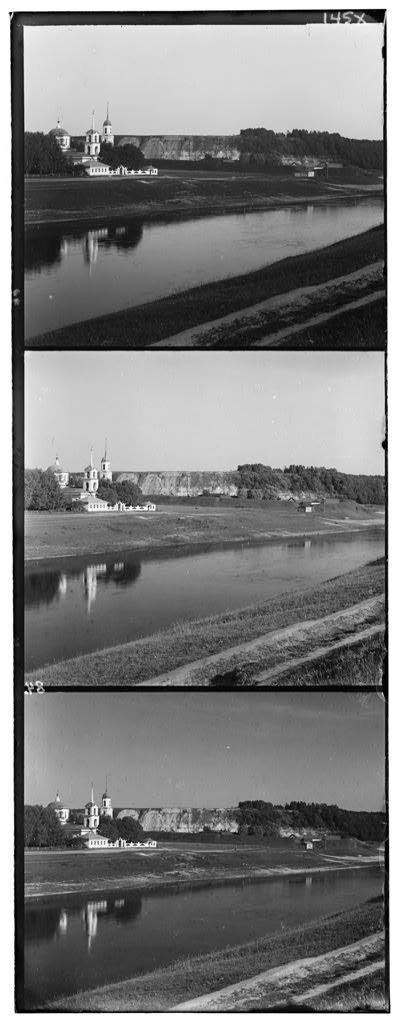
#> input picture MP1/part2/input/00125v.jpg, 400 x 1024 px, found by its file name; its folder holds only this picture in this run
$ python main3.py   (older library calls are emulated)
#> lines starting #> are read from the running program, lines starting #| are printed output that depends on the picture
import cv2
import numpy as np
import os
import time
import csv
# Read the image

# Get image dimensions and split into color channels


def laplace_of_gaussian(image, sigma=0.01):
    """Apply a Laplacian of Gaussian filter to an image."""
    # First, apply a Gaussian blur
    blurred = cv2.GaussianBlur(image, (5, 5), sigma)
    # Then apply the Laplacian filter
    log_image = cv2.Laplacian(blurred, cv2.CV_64F)
    return log_image

def findshift(image1og, image2og):
    """Find the shift between two images."""
    image1 = laplace_of_gaussian(image1og)
    image2 = laplace_of_gaussian(image2og)

    fimage1 = np.fft.fft2(image1)
    fimage2 = np.fft.fft2(image2)
    fcimage2 = np.conjugate(fimage2)

    fc21 = fimage1 * fcimage2
    ifc = np.abs(np.fft.ifft2(fc21))

    max_index = np.unravel_index(np.argmax(ifc), ifc.shape)
    shift = (max_index[0], max_index[1])
    aligned_image2 = np.roll(image2og, shift, axis=(0, 1))

    return shift, aligned_image2, fc21


def visualize_inverse_fourier(fc_image, title):
    """Visualize the Inverse Fourier Transform of the given frequency domain image."""
    ifc_image = np.abs(np.fft.ifft2(fc_image))
    # Normalize the image for better visualization
    ifc_image = cv2.normalize(ifc_image, None, 0, 255, cv2.NORM_MINMAX).astype(np.uint8)
    return ifc_image


directory = r"C:\\Users\\Rohit\\OneDrive\\Desktop\\cv-code\\assignment-1\\part2\\input"
filtertypes = ["ncc","ssd"]
stamp = []
resultdir = r"C:\\Users\\Rohit\\OneDrive\\Desktop\\cv-code\\assignment-1\\part2\\results"
os.makedirs(resultdir,exist_ok=True)
for filename in os.listdir(directory):
    # Check if the file is an image
    if filename.lower().endswith(".jpg"):
        image_path = os.path.join(directory, filename)
        start_time = time.time()
        img = cv2.imread(image_path, cv2.IMREAD_GRAYSCALE)
#> img is the input picture: shape (1024, 400); min 0, max 255, mean 124.2


        height, width = img.shape
#> height = 1024; width = 400
        part_height = height // 3
#> part_height = 341
        blue = img[0:part_height, 0:width]
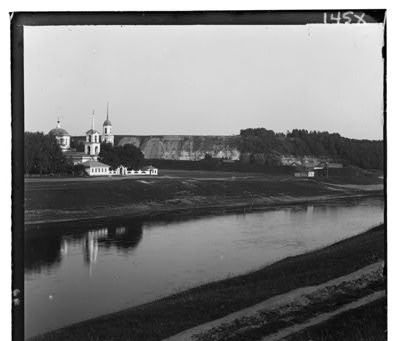
#> blue: shape (341, 400); min 0, max 255, mean 125.9
        green = img[part_height:2*part_height, 0:width]
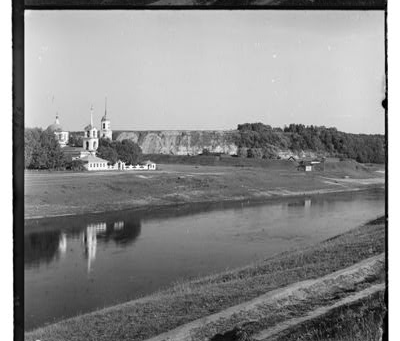
#> green: shape (341, 400); min 0, max 255, mean 139.3
        red = img[2*part_height:3*part_height, 0:width]
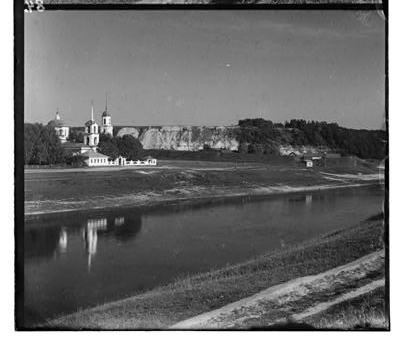
#> red: shape (341, 400); min 0, max 255, mean 106.9

        # Crop the images to remove 12% from all sides
        h, w = blue.shape
#> h = 341; w = 400
        crop_amount = int(0.12 * w)
#> crop_amount = 48
        crop_blue = blue[crop_amount:h-crop_amount, crop_amount:w-crop_amount]
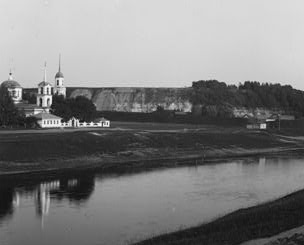
#> crop_blue: shape (245, 304); min 12, max 251, mean 126.4
        crop_green = green[crop_amount:h-crop_amount, crop_amount:w-crop_amount]
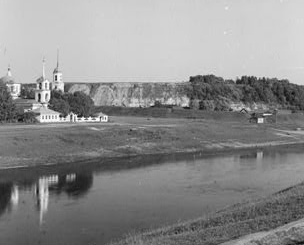
#> crop_green: shape (245, 304); min 6, max 255, mean 140.6
        crop_red = red[crop_amount:h-crop_amount, crop_amount:w-crop_amount]
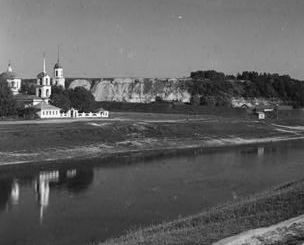
#> crop_red: shape (245, 304); min 3, max 255, mean 96.5

        # Convert to grayscale
#> (the run stopped early here; a loop or call above may not have finished)

$ run again, on MP1/part2/input/00398v.jpg
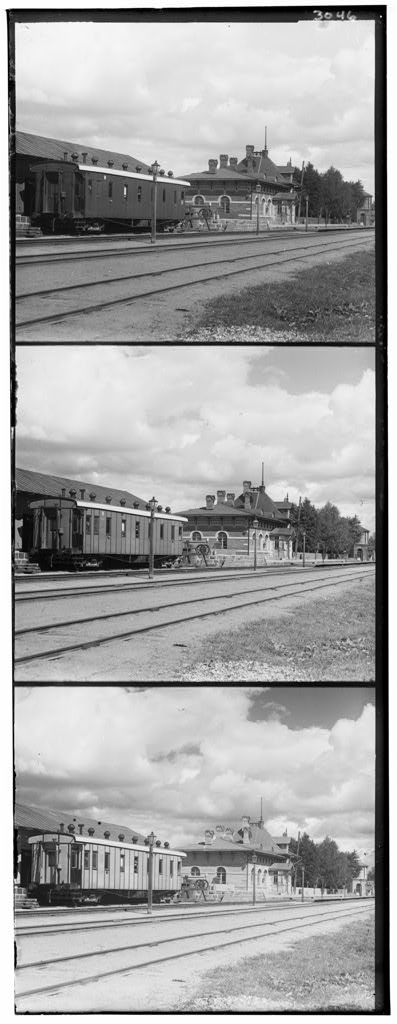
#> input picture MP1/part2/input/00398v.jpg, 397 x 1024 px, found by its file name
#> img is the input picture: shape (1024, 397); min 0, max 255, mean 163.6
#> `crop_green = green[crop_amount:h-crop_amount, crop_amount:w-crop_amount]`:
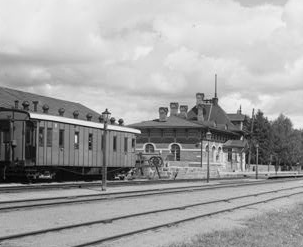
#> crop_green: shape (247, 303); min 0, max 244, mean 163.2
#> `crop_red = red[crop_amount:h-crop_amount, crop_amount:w-crop_amount]`:
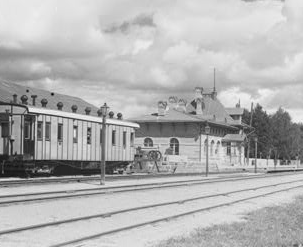
#> crop_red: shape (247, 303); min 0, max 249, mean 178

$ run again, on MP1/part2/input/01112v.jpg
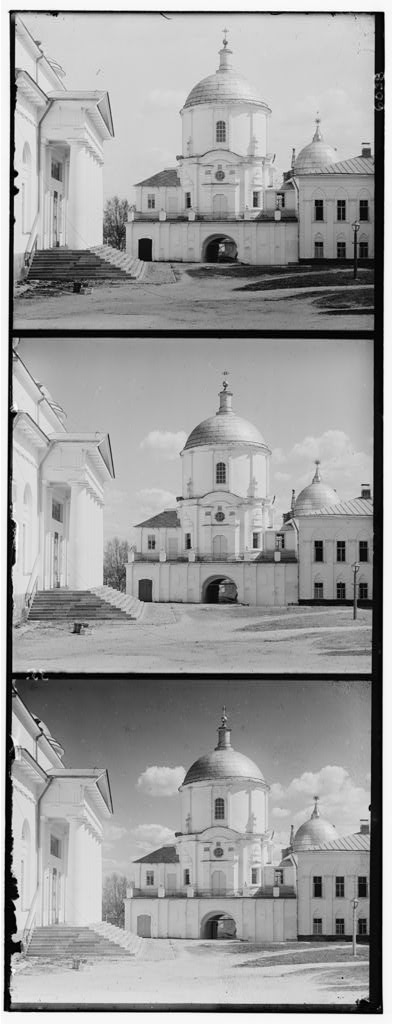
#> input picture MP1/part2/input/01112v.jpg, 393 x 1024 px, found by its file name
#> img is the input picture: shape (1024, 393); min 0, max 255, mean 157.6
#> `red = img[2*part_height:3*part_height, 0:width]`:
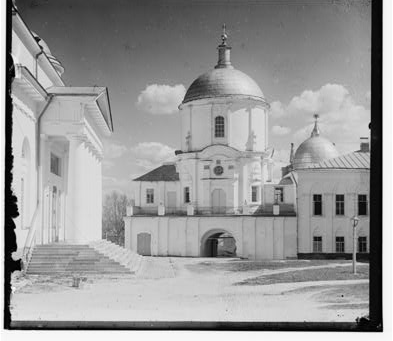
#> red: shape (341, 393); min 0, max 255, mean 153.1
#> `crop_red = red[crop_amount:h-crop_amount, crop_amount:w-crop_amount]`:
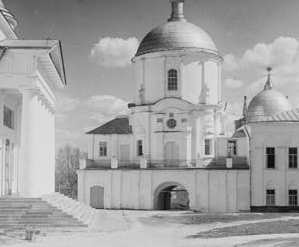
#> crop_red: shape (247, 299); min 5, max 234, mean 161.8
